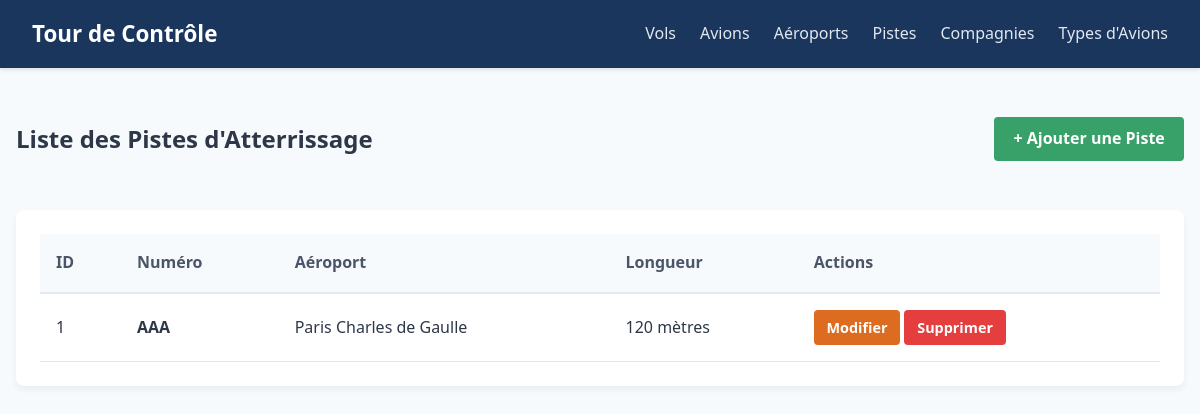
The page /pistes/ on the database as committed earlier.
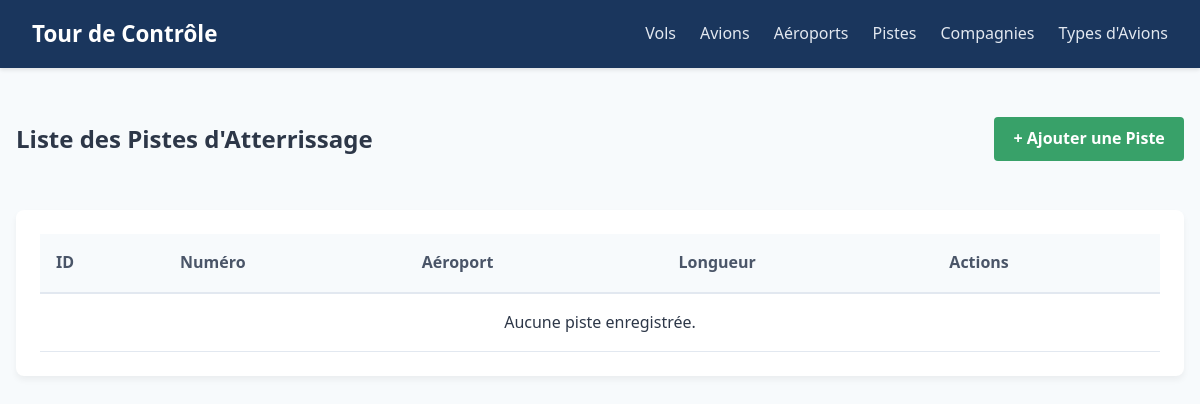
The same page on the database as committed later.
### gestion_trafic/models.py (models this page shows, shortened)
class Piste(models.Model):
    numero = models.CharField(max_length=20, verbose_name="Numéro de piste")
    aeroport = models.ForeignKey(Aeroport, on_delete=models.CASCADE, related_name="pistes")
    longueur = models.IntegerField(help_text="Longueur en mètres")

class Aeroport(models.Model):
    nom = models.CharField(max_length=150, verbose_name="Nom de l'aéroport")
    pays = models.CharField(max_length=100, verbose_name="Pays")

### gestion_trafic/views.py (the view)
# urls.py: path('pistes/', views.PisteListView.as_view(), name='liste_pistes'),
class PisteListView(ListView):
    model = Piste
    template_name = 'gestion_trafic/pistes/liste.html'
    context_object_name = 'pistes'

### gestion_trafic/templates/gestion_trafic/pistes/liste.html
{% extends 'gestion_trafic/base.html' %}
{% block content %}
<div class="page-header">
    <h2>Liste des Pistes d'Atterrissage</h2>
    <a href="{% url 'ajouter_piste' %}" class="btn btn-success">+ Ajouter une Piste</a>
</div>
<div class="data-card">
    <table class="data-table">
        <thead>
            <tr>
                <th>ID</th>
                <th>Numéro</th>
                <th>Aéroport</th>
                <th>Longueur</th>
                <th>Actions</th>
            </tr>
        </thead>
        <tbody>
            {% for piste in pistes %}
            <tr>
                <td>{{ piste.id }}</td>
                <td><strong>{{ piste.numero }}</strong></td>
                <td>{{ piste.aeroport.nom }}</td>
                <td>{{ piste.longueur }} mètres</td>
                <td>
                    <a href="{% url 'modifier_piste' piste.id %}" class="btn btn-warning">Modifier</a>
                    <a href="{% url 'supprimer_piste' piste.id %}" class="btn btn-danger">Supprimer</a>
                </td>
            </tr>
            {% empty %}
            <tr>
                <td colspan="5" style="text-align: center;">Aucune piste enregistrée.</td>
            </tr>
            {% endfor %}
        </tbody>
    </table>
</div>
{% endblock %}

Rows that differ between the two databases and show on the page:
removed Piste: id "1", numero "AAA", aeroport.nom "Paris Charles de Gaulle", longueur "120"
Other text that changed with them:
text now shown: "Aucune piste enregistrée."
